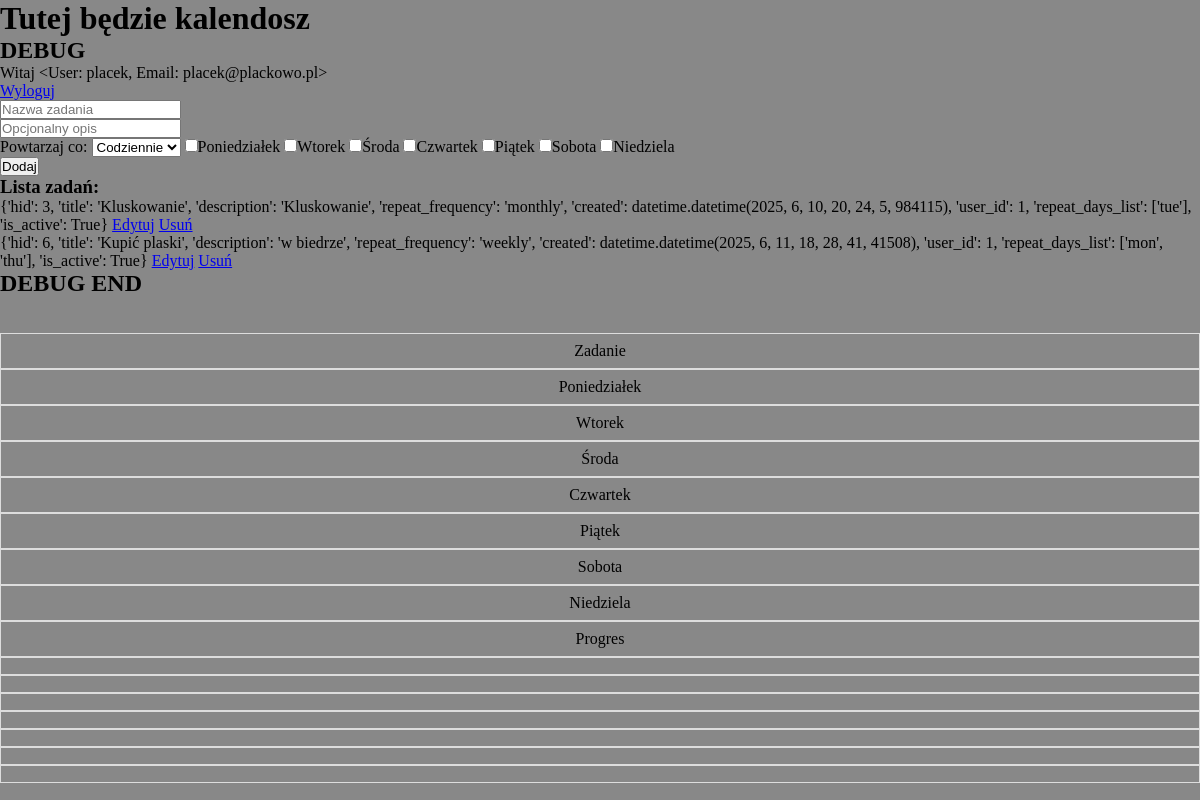
The page /dashboard (signed in) on the database as committed earlier.
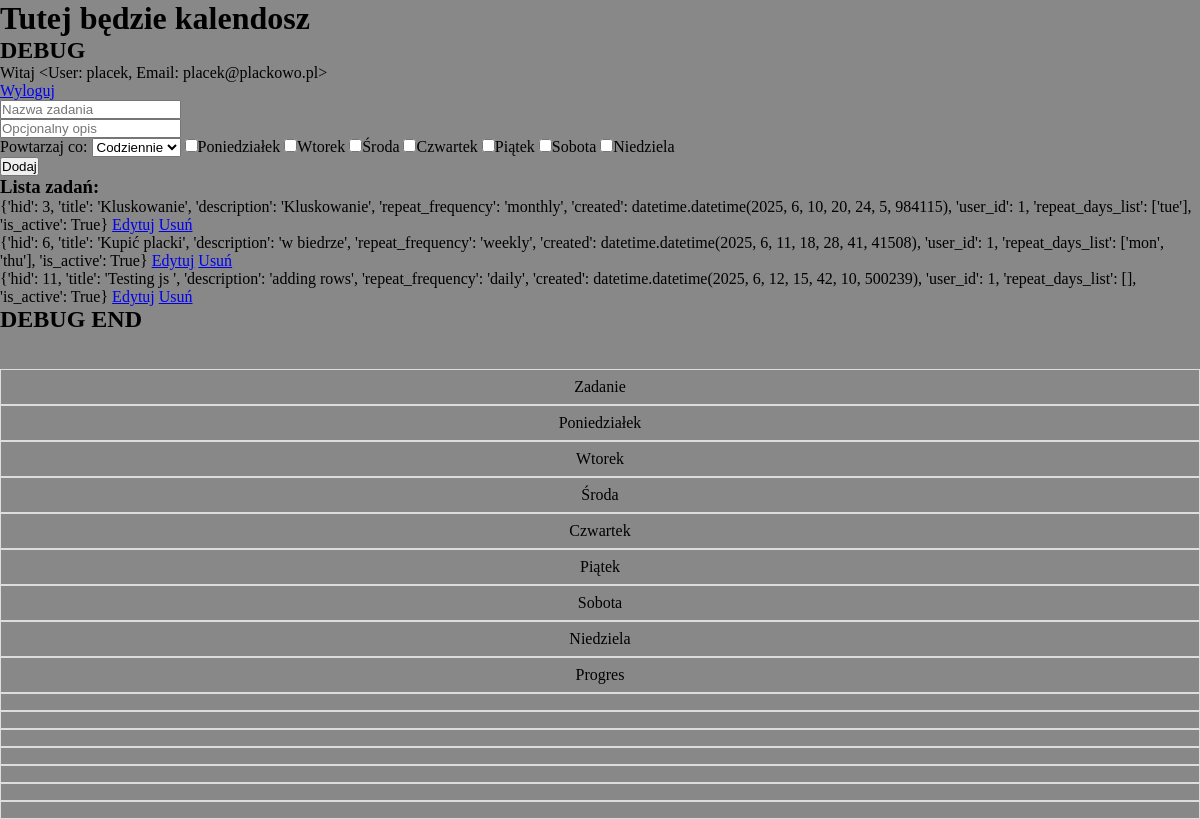
The same page on the database as committed later.
### habitcakesapp/blueprints/userbase/models.py (models this page shows, shortened)
class User(db.Model, UserMixin):
    __tablename__ = 'users'
    uid = db.Column(db.Integer, primary_key=True)
    username = db.Column(db.String, nullable=False)
    password = db.Column(db.String, nullable=False)
    email = db.Column(db.String, nullable=False)
    role = db.Column(db.String,default='user', nullable=False)
    habits = db.relationship('Habit', back_populates='user')
    def __repr__(self):
        return f'<User: {self.username}, Email: {self.email}>'

### habitcakesapp/blueprints/habits/models.py (models this page shows, shortened)
class Habit(db.Model):
    __tablename__ = 'habits'
    hid = db.Column(db.Integer, primary_key=True)
    title = db.Column(db.String, nullable=False)
    description = db.Column(db.String, nullable=True)
    repeat_frequency = db.Column(db.String, nullable=True)
    repeat_day = db.Column(db.String, nullable=True)
    created = db.Column(db.DateTime, default=datetime.now(), nullable=False)
    is_active = db.Column(db.Boolean, default=True, nullable=False)
    user_id = db.Column(db.Integer, db.ForeignKey('users.uid'), nullable=False, index=True)
    user = db.relationship('User', back_populates='habits')

### habitcakesapp/blueprints/core/routes.py (the view)
@core.route('/dashboard')
@login_required
def dashboard():
    user_habits = current_user.habits
    processed_habits = []
    for habit in user_habits:
        habit_dict = {
            'hid': habit.hid,
            'title': habit.title,
            'description': habit.description,
            'repeat_frequency': habit.repeat_frequency,
            'created': habit.created,
            'user_id': habit.user_id,
            'repeat_days_list': habit.repeat_day.split('.') if habit.repeat_day else [],
            'is_active': habit.is_active
        }
        processed_habits.append(habit_dict)
    return render_template('core/dashboard.html', habits=processed_habits)

### habitcakesapp/blueprints/core/templates/core/dashboard.html (shortened to what this page needs)
{% extends "base.html" %}
{% block content %}
    <main>
    <h1>Tutej będzie kalendosz</h1>
    <h2>DEBUG</h2>
    <p>Witaj {{ current_user }}</p>
    <a href="{{ url_for('userbase.logout') }}">Wyloguj</a><br>
    <form action="{{ url_for('habits.habit') }}" method="POST">
        <input type="text" name="title" placeholder="Nazwa zadania" required="required"><br>
        <input type="text" name="description" placeholder="Opcjonalny opis"><br>
        <label for="repeat_frequency">Powtarzaj co:</label>
        <select id="repeat_frequency" name="repeat_frequency">
            <option value="daily">Codziennie</option>
        </select>
        <input type="checkbox" id="monday" name="repeat_day" value="mon"><label for="monday">Poniedziałek</label>
        <input type="checkbox" id="tuesday" name="repeat_day" value="tue"><label for="tuesday">Wtorek</label>
        <input type="checkbox" id="wednesday" name="repeat_day" value="wed"><label for="wednesday">Środa</label>
        <input type="checkbox" id="thursday" name="repeat_day" value="thu"><label for="thursday">Czwartek</label>
        <input type="checkbox" id="friday" name="repeat_day" value="fri"><label for="friday">Piątek</label>
        <input type="checkbox" id="saturday" name="repeat_day" value="sat"><label for="saturday">Sobota</label>
        <input type="checkbox" id="sunday" name="repeat_day" value="sun"><label for="sunday">Niedziela</label><br>
        <input type="submit" value="Dodaj">
    </form>
    <h3>Lista zadań:</h3>
    <ul>
        {% for habit in habits %}
        <li>{{ habit }} <a href="{{ url_for('habits.edit_habit', habit_id=habit['hid']) }}">Edytuj</a>
        <a href="{{ url_for('habits.delete', habit_id=habit['hid']) }}">Usuń</a>
</li>
    {% endfor %}
    </ul>
    <h2>DEBUG END</h2><br><br>
    <section class="habit_display section_padding section">
        <div class="habit-grid wrapper" id="habit-grid">
            <div class="habit-grid__cell habit-grid__cell--day habit-grid__cell--header"><p class="habit-grid__day-text">Zadanie</p></div>
            <div class="habit-grid__cell habit-grid__cell--day habit-grid__cell--header"><p class="habit-grid__day-text">Poniedziałek</p></div>
            <div class="habit-grid__cell habit-grid__cell--day habit-grid__cell--header"><p class="habit-grid__day-text">Wtorek</p></div>
            <div class="habit-grid__cell habit-grid__cell--day habit-grid__cell--header"><p class="habit-grid__day-text">Środa</p></div>
            <div class="habit-grid__cell habit-grid__cell--day habit-grid__cell--header"><p class="habit-grid__day-text">Czwartek</p></div>
            <div class="habit-grid__cell habit-grid__cell--day habit-grid__cell--header"><p class="habit-grid__day-text">Piątek</p></div>
            <div class="habit-grid__cell habit-grid__cell--day habit-grid__cell--header"><p class="habit-grid__day-text">Sobota</p></div>
            <div class="habit-grid__cell habit-grid__cell--day habit-grid__cell--header"><p class="habit-grid__day-text">Niedziela</p></div>
            <div class="habit-grid__cell habit-grid__cell--day habit-grid__cell--header"><p class="habit-grid__day-text">Progres</p></div>
            <div class="habit-grid__cell habit-grid__cell--habit"><p class="habit-grid__habit-checkbox"></p></div>
            <div class="habit-grid__cell habit-grid__cell--habit"><p class="habit-grid__habit-checkbox"></p></div>
            <div class="habit-grid__cell habit-grid__cell--habit"><p class="habit-grid__habit-checkbox"></p></div>
            <div class="habit-grid__cell habit-grid__cell--habit"><p class="habit-grid__habit-checkbox"></p></div>
            <div class="habit-grid__cell habit-grid__cell--habit"><p class="habit-grid__habit-checkbox"></p></div>
            <div class="habit-grid__cell habit-grid__cell--habit"><p class="habit-grid__habit-checkbox"></p></div>
            <div class="habit-grid__cell habit-grid__cell--habit"><p class="habit-grid__habit-checkbox"></p></div>
        </div>
    </section>
    </main>
{% endblock %}

### habitcakesapp/templates/base.html (shortened to what this page needs)
<!DOCTYPE html>
<html lang="pl">
<head>
    <link rel="stylesheet" href="{{ url_for('static', filename='styles.css') }}">
</head>
<body>
    {% block content %}{% endblock %}
</body>
</html>

### habitcakesapp/static/styles.css (style rules this page uses)
html { box-sizing: border-box; scroll-behavior: smooth; }
*, *::before, *::after { box-sizing: inherit; margin: 0; padding: 0; }
body { background-color: #888; min-height: 100vh; }
.wrapper { margin: 0 auto; width: 100%; max-width: 1200px; }
.habit-grid__cell { border: 1px solid #ddd; padding: 0.5rem; text-align: center; }

Rows that differ between the two databases and show on the page:
changed Habit (number 2 of 3 on the later page): habit "{'hid': 6, 'title': 'Kupić plaski', 'description': 'w biedrze', 'repeat_frequency':…" → "{'hid': 6, 'title': 'Kupić placki', 'description': 'w biedrze', 'repeat_frequency':…"
added Habit: habit "{'hid': 11, 'title': 'Testing js ', 'description': 'adding rows', 'repeat_frequency': 'daily', 'created': datetime.datetime(2025, 6, 12, 15, 42, 10, 500239), 'user_id': 1, 'repeat_days_list': [], 'is_active': True}"
